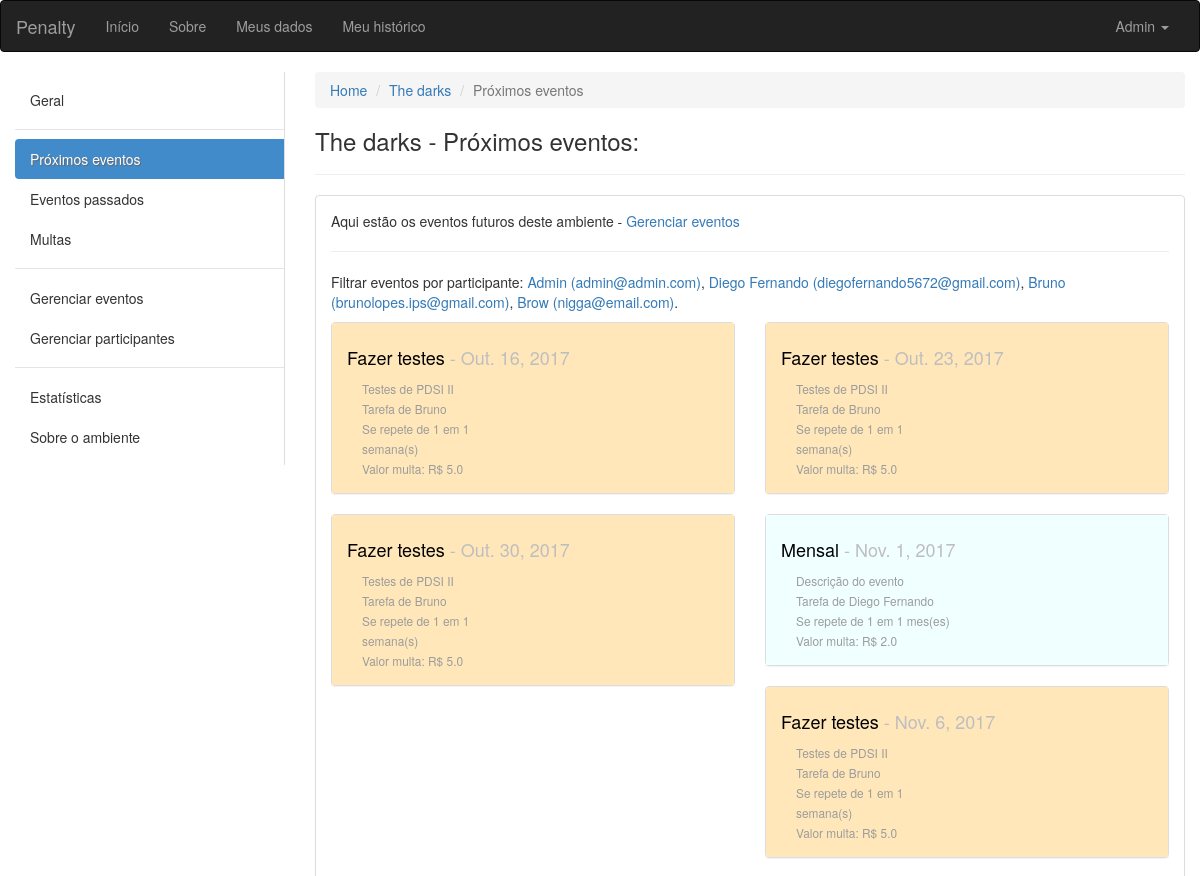
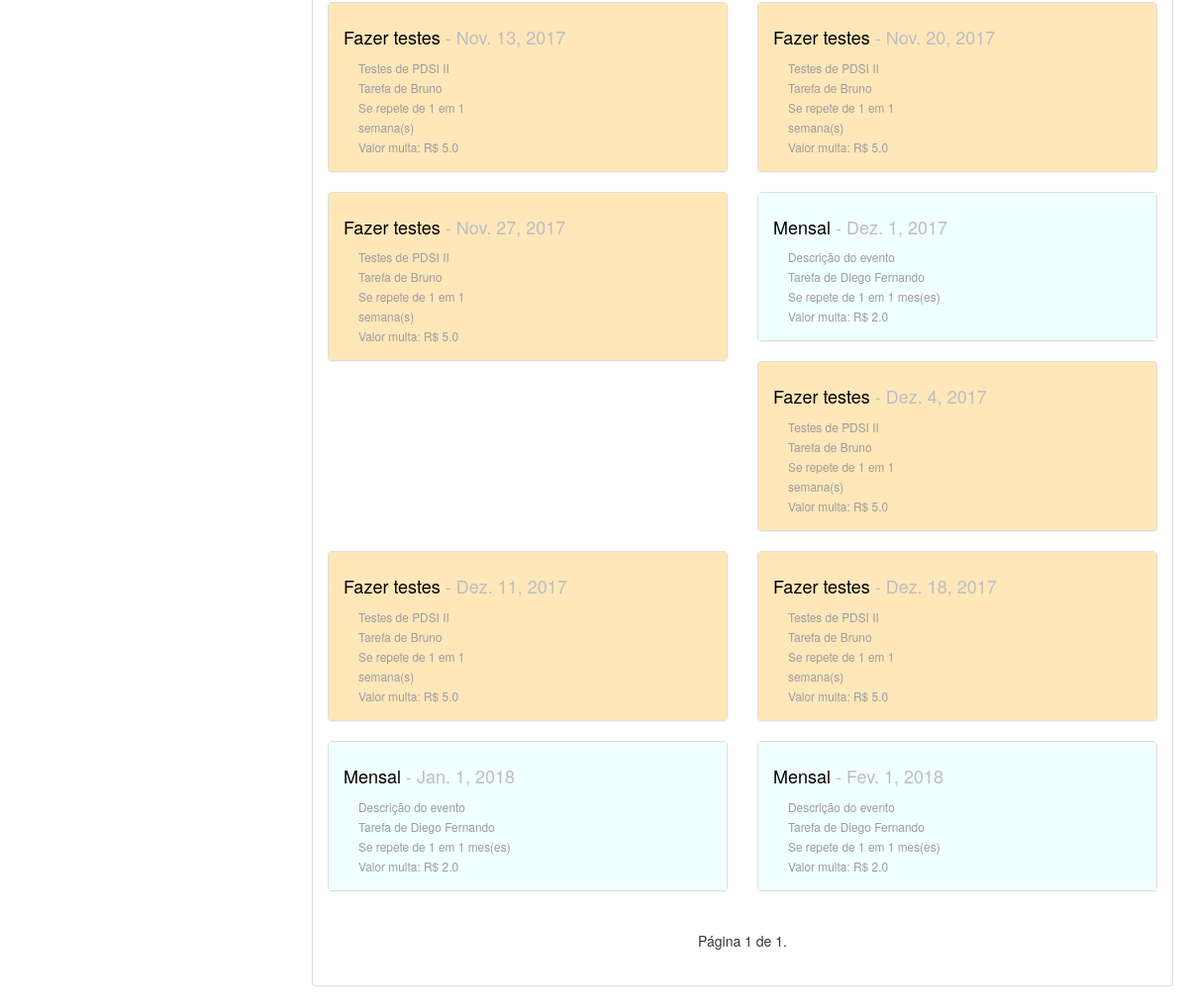
The app's page /ambiente/2/proximos/ (signed in) with its own data (2 pictures, top to bottom).
### ambiente/models.py (models this page shows, shortened)
class Ambiente(models.Model):
	nome = models.CharField(max_length=100, verbose_name='Nome', null=False, blank=False)
	descricao = models.CharField(max_length=100, verbose_name='Descrição', null=True, blank=False)
	endereco = models.CharField(max_length=150, verbose_name='Endereço', null=True, blank=False)
	criador = models.ForeignKey(User, verbose_name='Criador', null=False, blank=False, related_name='+')
	data_criacao = models.DateTimeField(default=timezone.now)
	participantes = models.ManyToManyField(User, verbose_name='Participantes', blank=True, related_name='+')

class Evento(models.Model):
	INTERVALOS = (
        ('D', 'Dias'),
        ('S', 'Semanas'),
        ('M', 'Meses'),
    )
	nome = models.CharField(max_length=100, verbose_name='Nome', null=False, blank=False)
	descricao = models.CharField(max_length=100, verbose_name='Descrição', null=True, blank=False)
	criador = models.ForeignKey(User, verbose_name='Criador', null=False, blank=False, related_name='+', default=1)
	responsavel = models.ForeignKey(User, verbose_name='Responsavel pela tarefa', null=False, blank=False, related_name='+', default=1)
	ambiente = models.ForeignKey(Ambiente, verbose_name='Ambiente', null=False, blank=False, related_name='+')
	data_inicio = models.DateField(default=date.today)
	data_fim = models.DateField(verbose_name='Data de término')
	dia_evento = models.DateField()
	id_agrupador = models.IntegerField()
	valor_multa = models.FloatField(verbose_name='Valor da multa', blank=False, default=2.0)
	quantidade_intervalos_repeticao = models.IntegerField(verbose_name='Se repete em')
	intervalo = models.CharField(max_length=40, choices=INTERVALOS, null=False, blank=False)
	solicitacao_de_validacao = models.BooleanField(default=False)
	momento_da_solicitacao = models.DateTimeField(blank=True, null=True)

### ambiente/views.py (the view)
# urls.py: url(r'^(?P<pkambiente>[0-9]+)/proximos/$', views.proximos_eventos, name='proximos_eventos'),
def proximos_eventos(request, pkambiente):
	ambiente = get_object_or_404(Ambiente, pk=pkambiente)
	get_object_or_404(ambiente.participantes, pk=request.user.pk)
	tarefas = Evento.objects.filter(ambiente=ambiente).filter(dia_evento__gt=date.today()).order_by('dia_evento')
	paginator = Paginator(tarefas, 14) # Mostra 15 contatos por página
	try:
		page = int(request.GET.get('page', '1'))
	except ValueError:
		page = 1
	try:
		lista = paginator.page(page)
	except (EmptyPage, InvalidPage):
		lista = paginator.page(paginator.num_pages)
	return render(request, 'proximos_eventos.html', {'ambiente':ambiente, 'eventos':lista, 'participantes':User.objects.all()})

### ambiente/templatetags/aux_tags.py (called while the page is built)
@register.filter(name='typedata')
def typedata(value):
	if value == "D":
		return "dia(s)"
	elif value == "S":
		return "semana(s)"
	return "mes(es)"

@register.filter(name='coment')
def coment(value):
	return len(ComentariosDeEventos.objects.filter(evento=value))

### ambiente/templates/proximos_eventos.html (shortened to what this page needs)
{% extends "base.html" %}
{% load aux_tags %}
{% block conteudo %}
<div class="container-fluid">
	<div class="row">
		<div class="col-sm-3">
		    <nav class="nav-sidebar">
		        <ul class="nav">
		            <li><a href="{% url 'ambiente:ambiente' ambiente.pk %}">Geral</a></li>
		            <li class="nav-divider"></li>
		            <li class="active"><a href="{% url 'ambiente:proximos_eventos' ambiente.pk %}">Próximos eventos</a></li>
		            <li><a href="{% url 'ambiente:eventos_passados' ambiente.pk %}">Eventos passados</a></li>
		            <li><a href="{% url 'ambiente:eventos_multados' ambiente.pk %}">Multas</a></li>
		            <li class="nav-divider"></li>
		            <li><a href="{% url 'ambiente:eventos' ambiente.pk %}">Gerenciar eventos</a></li>
		            <li><a href="{% url 'ambiente:participantes' ambiente.pk %}">Gerenciar participantes</a></li>
		            <li class="nav-divider"></li>
		            <li><a href="javascript:;">Estatísticas</a></li>
		            <li><a href="javascript:;">Sobre o ambiente</a></li>
		        </ul>
		    </nav>
		</div>
	<div class="col-sm-9">
		<ol class="breadcrumb">
		  <li><a href="#">Home</a></li>
		  <li><a href="{% url 'ambiente:ambiente' ambiente.pk %}">{{ ambiente.nome }}</a></li>
		  <li class="active">Próximos eventos</li>
		</ol>
		<h3>{{ ambiente.nome }} - Próximos eventos:</h3>
		<hr>
		<div class="panel panel-default">
		  <div class="panel-body">
		  <p>Aqui estão os eventos futuros deste ambiente - <a href="{% url 'ambiente:eventos' ambiente.pk %}">Gerenciar eventos</a></p>
		  <hr>
		  <p>Filtrar eventos por participante:
		  	{% for participante in participantes %}
		  		<a href="{% url 'ambiente:proximos_eventos_por_participante' ambiente.pk participante.username %}">{{ participante.first_name }} ({{ participante.email }})</a>{% if participante != participantes.last %},
		  	{% else %}.
		  	{% endif %}
		  	{% endfor %}
		  <div class="row">
		  	{% for evento in eventos %}
		  <div class="col-xs-12 col-sm-12 col-md-12 col-lg-6">
		  	<div class="panel panel-default">
		  	  {% if evento.intervalo == "D" %}
		  	  	<div class="panel-body dias">
		  	  {% elif evento.intervalo == "S" %}
		  	  	<div class="panel-body semanas">
		  	  {% else %}
		  	    <div class="panel-body meses">
		  	  {% endif %}
			    <h4><a href="{% url 'ambiente:tarefa' ambiente.pk evento.pk %}" class="titulopindex">{{ evento.nome }}</a><span class="pCinza"> - {{ evento.dia_evento }}</span></h4>
			    <div class="col-xs-12 col-sm-12 col-md-6 col-lg-6">
			    	<small class="pCinzaUser">
				    	{{ evento.descricao }}<br>
				    	Tarefa de {{ evento.responsavel.first_name }}<br>
				    	Se repete de {{ evento.quantidade_intervalos_repeticao }} em {{ evento.quantidade_intervalos_repeticao }} {{ evento.intervalo|typedata }}<br>
				    	Valor multa: R$ {{ evento.valor_multa }}<br>
			    	</small>
			    </div>
			    <div class="col-xs-12 col-sm-12 col-md-6 col-lg-6">
			    </div>
			  </div>
			</div>
		  </div>
		  {% empty %}
		  	<div class="container">
		  		<p>Não há nenhuma tarefa futura neste ambiente.</p>
		  	</div>
		  {% endfor %}
		  </div>
		  <div class="col-sm-6 col-sm-offset-3">
		  <nav aria-label="Page navigation">
			  <ul class="pager">
			    Página {{ eventos.number }} de {{ eventos.paginator.num_pages }}.
			  </ul>
			</nav>
			</div>
		  </div>
		</div>
	</div>
</div>
{% endblock conteudo %}

### core/templates/base.html (shortened to what this page needs)
{% load staticfiles %}
<!DOCTYPE html>
<html lang="pt-br">
  <head>
    <link rel="stylesheet" href="{% static 'css/bootstrap.min.css' %}">
    <link rel="stylesheet" href="{% static 'css/custom.css' %}">
  </head>
  <body>
    <nav class="navbar navbar-inverse">
      <div class="container-fluid">
      <div class="navbar-header">
        <a class="navbar-brand" href="/">Penalty</a>
      </div>
      <div class="collapse navbar-collapse" id="bs-example-navbar-collapse-1">
        <ul class="nav navbar-nav">
          <li><a href="/">Início</a></li>
          <li><a href="#">Sobre</a></li>
          <li><a href="#">Meus dados</a></li>
          <li><a href="#">Meu histórico</a></li>
        </ul>
        {% if request.user.is_authenticated %}
        <ul class="nav navbar-nav navbar-right">
          <li class="dropdown">
            <a href="#" class="dropdown-toggle" data-toggle="dropdown" role="button" aria-haspopup="true" aria-expanded="false">{{ request.user.first_name }} <span class="caret"></span></a>
          </li>
        </ul>
        {% endif %}
      </div>
    </div>
    </nav>
    {% block conteudo %}
    {% endblock conteudo %}
  </body>
</html>

### core/static/css/custom.css (style rules this page uses)
.nav-sidebar { width: 100%; padding: 8px 0; border-right: 1px solid #ddd; }
.nav-sidebar a { color: #333; -webkit-transition: all 0.08s linear; -moz-transition: all 0.08s linear; -o-transition: all 0.08s linear; transition: all 0.08s linear; -webkit-border-radius: 4px 0 0 4px; -moz-border-radius: 4px 0 0 4px; border-radius: 4px 0 0 4px; }
.nav-sidebar .active a { cursor: default; background-color: #428bca; color: #fff; text-shadow: 1px 1px 1px #666; }
.semanas { background-color: #FFE7BA; }
.meses { background-color: #F0FFFF; }
.pCinza { color: #BEBEBE; }
.pCinzaUser { color: #9C9C9C; }
.titulopindex { color: #000000; }

### records on screen
Ambiente: nome "The darks"
Evento: nome "Fazer testes", dia_evento "Out. 16, 2017", descricao "Testes de PDSI II", responsavel.first_name "Bruno", quantidade_intervalos_repeticao "1", intervalo|typedata "semana(s)", valor_multa "5.0"
Evento: nome "Fazer testes", dia_evento "Out. 23, 2017", descricao "Testes de PDSI II", responsavel.first_name "Bruno", quantidade_intervalos_repeticao "1", intervalo|typedata "semana(s)", valor_multa "5.0"
Evento: nome "Fazer testes", dia_evento "Out. 30, 2017", descricao "Testes de PDSI II", responsavel.first_name "Bruno", quantidade_intervalos_repeticao "1", intervalo|typedata "semana(s)", valor_multa "5.0"
Evento: nome "Mensal", dia_evento "Nov. 1, 2017", descricao "Descrição do evento", responsavel.first_name "Diego Fernando", quantidade_intervalos_repeticao "1", intervalo|typedata "mes(es)", valor_multa "2.0"
Evento: nome "Fazer testes", dia_evento "Nov. 6, 2017", descricao "Testes de PDSI II", responsavel.first_name "Bruno", quantidade_intervalos_repeticao "1", intervalo|typedata "semana(s)", valor_multa "5.0"
Evento: nome "Fazer testes", dia_evento "Nov. 13, 2017", descricao "Testes de PDSI II", responsavel.first_name "Bruno", quantidade_intervalos_repeticao "1", intervalo|typedata "semana(s)", valor_multa "5.0"
Evento: nome "Fazer testes", dia_evento "Nov. 20, 2017", descricao "Testes de PDSI II", responsavel.first_name "Bruno", quantidade_intervalos_repeticao "1", intervalo|typedata "semana(s)", valor_multa "5.0"
Evento: nome "Fazer testes", dia_evento "Nov. 27, 2017", descricao "Testes de PDSI II", responsavel.first_name "Bruno", quantidade_intervalos_repeticao "1", intervalo|typedata "semana(s)", valor_multa "5.0"
Evento: nome "Mensal", dia_evento "Dez. 1, 2017", descricao "Descrição do evento", responsavel.first_name "Diego Fernando", quantidade_intervalos_repeticao "1", intervalo|typedata "mes(es)", valor_multa "2.0"
Evento: nome "Fazer testes", dia_evento "Dez. 4, 2017", descricao "Testes de PDSI II", responsavel.first_name "Bruno", quantidade_intervalos_repeticao "1", intervalo|typedata "semana(s)", valor_multa "5.0"
Evento: nome "Fazer testes", dia_evento "Dez. 11, 2017", descricao "Testes de PDSI II", responsavel.first_name "Bruno", quantidade_intervalos_repeticao "1", intervalo|typedata "semana(s)", valor_multa "5.0"
Evento: nome "Fazer testes", dia_evento "Dez. 18, 2017", descricao "Testes de PDSI II", responsavel.first_name "Bruno", quantidade_intervalos_repeticao "1", intervalo|typedata "semana(s)", valor_multa "5.0"
Evento: nome "Mensal", dia_evento "Jan. 1, 2018", descricao "Descrição do evento", responsavel.first_name "Diego Fernando", quantidade_intervalos_repeticao "1", intervalo|typedata "mes(es)", valor_multa "2.0"
Evento: nome "Mensal", dia_evento "Fev. 1, 2018", descricao "Descrição do evento", responsavel.first_name "Diego Fernando", quantidade_intervalos_repeticao "1", intervalo|typedata "mes(es)", valor_multa "2.0"

### other values on screen
{{ request.user.first_name }} "Admin"
{{ participante.first_name }} "Admin"
{{ participante.email }} "admin@admin.com"
{{ participante.first_name }} "Diego Fernando"
{{ participante.email }} "diegofernando5672@gmail.com"
{{ participante.first_name }} "Bruno"
{{ participante.email }} "brunolopes.ips@gmail.com"
{{ participante.first_name }} "Brow"
{{ participante.email }} "nigga@email.com"
{{ eventos.number }} "1"
{{ eventos.paginator.num_pages }} "1"
